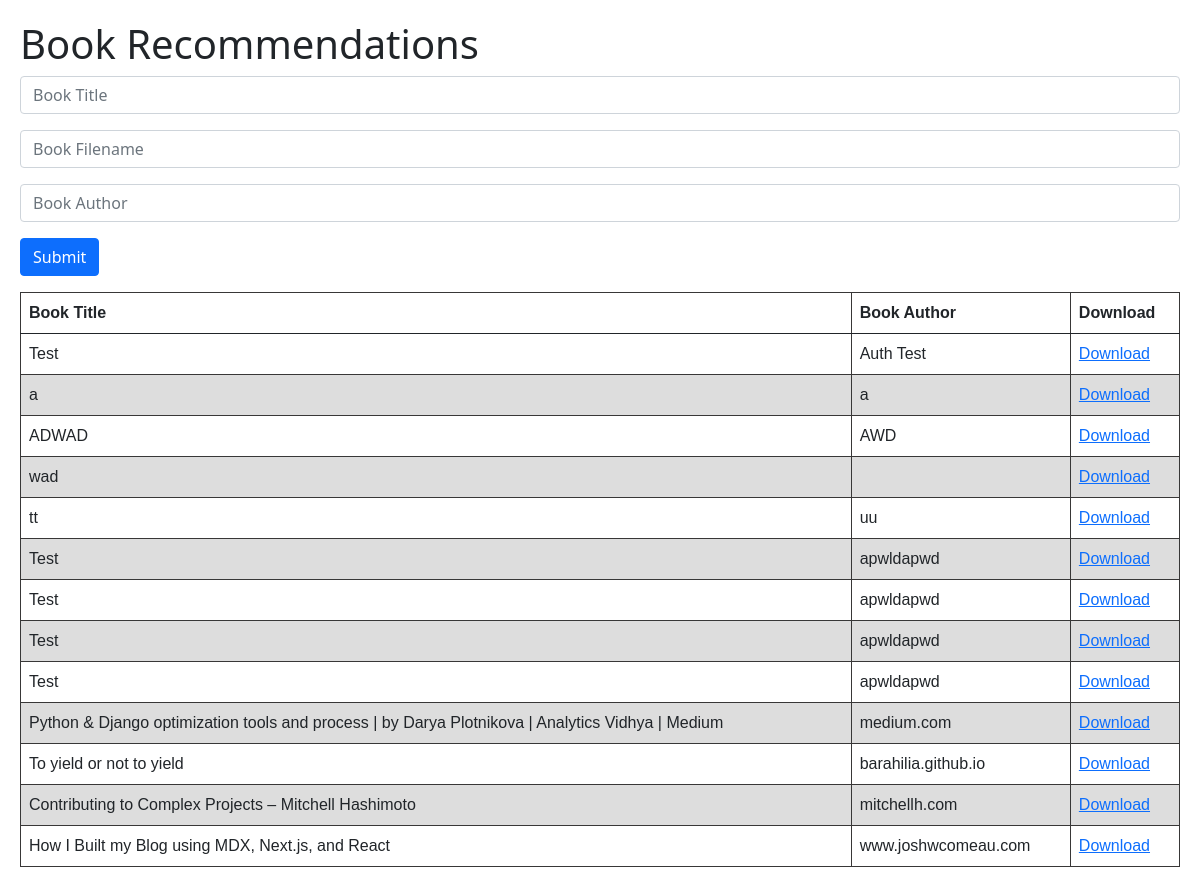
The page / on the database its author committed.
### app/models.py (models this page shows, shortened)
class Book(BaseModel):
    book_id = db.Column(db.Integer, primary_key=True)
    author_id = db.Column(db.Integer, db.ForeignKey("author.author_id"))
    title = db.Column(db.String)
    filename = db.Column(db.String)

class Author(BaseModel):
    author_id = db.Column(db.Integer, primary_key=True)
    name = db.Column(db.String)
    books = db.relationship("Book", backref="author")

### app/views.py (the view)
@app.route("/", methods=["GET"])
def home():
    books = db.session.query(Book).all()
    books_list = []
    for book in books:
        author = Author.query.get(book.author_id)
        book_object = {
            "id": book.book_id,
            "title": book.title,
            "author": author.name,
            "filename": book.filename,
        }
        books_list.append(book_object)
    return render_template("index.html", books=books_list)

### app/templates/index.html (shortened to what this page needs)
<!DOCTYPE html>
<html lang="en">
<head>
    <link href="https://cdn.jsdelivr.net/npm/bootstrap@5.0.0-beta1/dist/css/bootstrap.min.css" rel="stylesheet"
>
</head>
<body>
    <h1>Book Recommendations</h1>
    <form hx-post="{{ SUBPATH }}/submit" hx-swap="beforeend" hx-target="#new-book" class="mb-3">
        <input type="text" placeholder="Book Title" name="title" class="form-control mb-3" />
        <input type="text" placeholder="Book Filename" name="filename" class="form-control mb-3" />
        <input type="text" placeholder="Book Author" name="author" class="form-control mb-3" />
        <button type="submit" class="btn btn-primary">Submit</button>
    </form>
    <table class="table">
        <thead>
          <tr>
            <th scope="col">Book Title</th>
            <th scope="col">Book Author</th>
            <th scope="col">Download</th>
          </tr>
        </thead>
        <tbody id="new-book" hx-target="closest tr" hx-swap="outerHTML swap:0.5s">
            {%for i in books%}
            <tr>
                <td>{{i.title}}</td>
                <td>{{i.author}}</td>
		        <td><a href="p-api/{{i.filename}}">Download</a></td>
            </tr>
            {%endfor%}
        </tbody>
    </table>
</body>
</html>

### app/templates/index.html (style rules this page uses)
body { padding: 20px; }
table { font-family: arial, sans-serif; border-collapse: collapse; width: 100%; }
td, th { border: 1px solid #383737; text-align: left; padding: 8px; }
tr:nth-child(even) { background-color: #dddddd; }

### rows shown on the page
Book: title "Test"
Author: author "Auth Test"
Book: title "ADWAD"
Author: author "AWD"
Book: title "wad"
Book: title "tt"
Author: author "uu"
Book: title "Test"
Author: author "apwldapwd" "apwldapwd" "apwldapwd" "apwldapwd"
Book: title "Test"
Book: title "Test"
Book: title "Test"
Book: title "Python & Django optimization tools and process | by Darya Plotnikova | Analytics Vidhya | Medium"
Author: author "medium.com"
Book: title "To yield or not to yield"
Author: author "barahilia.github.io"
Book: title "Contributing to Complex Projects – Mitchell Hashimoto"
Author: author "mitchellh.com"
Book: title "How I Built my Blog using MDX, Next.js, and React"
Author: author "www.joshwcomeau.com"

### other values the page prints
{{ i.title }} "a"
{{ i.author }} "a"
